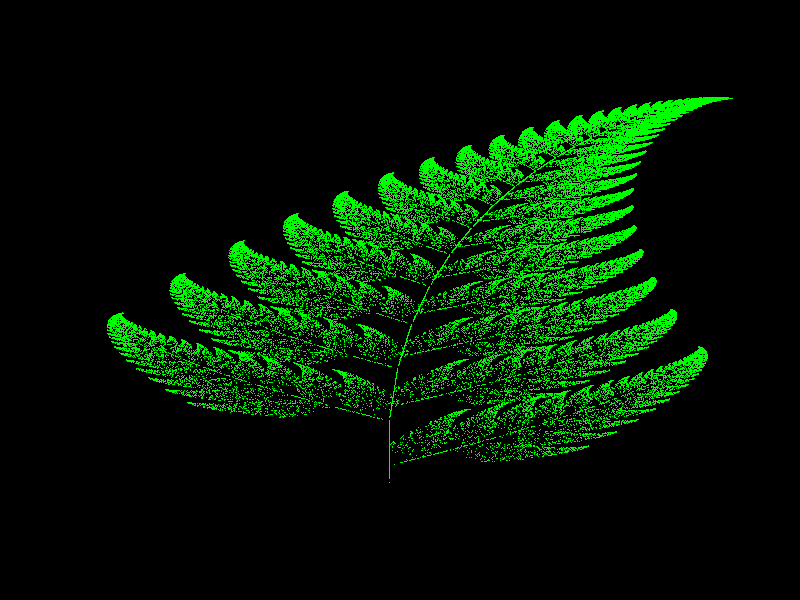

Write R code to recreate this figure.
iterations <- 100000

x <- numeric(iterations)
y <- numeric(iterations)

x[1] <- 0
y[1] <- 0

for (i in 2:iterations) {
  r <- runif(1)
  
  if (r <= 0.01) {
    x[i] <- 0
    y[i] <- 0.16 * y[i-1]
  } else if (r <= 0.86) {
    x[i] <- 0.85 * x[i-1] + 0.04 * y[i-1]
    y[i] <- -0.04 * x[i-1] + 0.85 * y[i-1] + 1.6
  } else if (r <= 0.93) {
    x[i] <- 0.2 * x[i-1] - 0.26 * y[i-1]
    y[i] <- 0.23 * x[i-1] + 0.22 * y[i-1] + 1.6
  } else {
    x[i] <- -0.15 * x[i-1] + 0.28 * y[i-1]
    y[i] <- 0.26 * x[i-1] + 0.24 * y[i-1] + 0.44
  }
}


par(bg = "black")
plot(x, y, pch= ".", col = "green", axes = FALSE)
